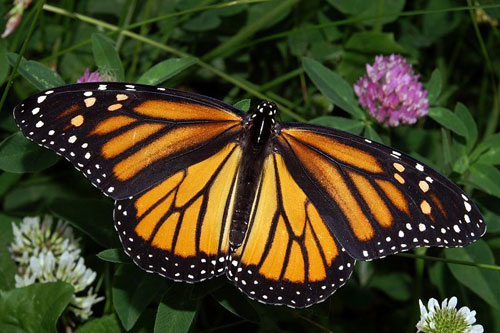
#> input picture MeanshiftSegmentationApplications/Input/Butterfly.jpg, 500 x 333 px, given in place of red.mp4, which was not available
$ python ObjectTracking.py
#> lines starting #> are read from the running program, lines starting #| are printed output that depends on the picture; after the words box and inside, x2 and y2 are one past the last pixel; in counts of white or black regions, pixels touching at a corner belong together; pictures that were not available may be replaced by others from this repository, and a replacement may not be noted
#The backprojection is calculated from the histogram.
#It basically replace every pixel by it’s probability to occur in the image.
#In this example we select a rectangle in the upper left corner of the image, we compute the histogram
#and then apply a backprojection on the whole image to detect others parts of the image which have the same histogram.

import numpy as np
import cv2

cap = cv2.VideoCapture('red.mp4')

# take first frame of the video
ret,frame = cap.read()
#> frame is the input picture: shape (333, 500, 3); mean B, G, R 33.2, 63.3, 66.7

# setup initial location of window
# r,h,c,w - region of image
#           simply hardcoded the values

r,h,c,w = 200,100,300,100

track_window = (c,r,w,h)

# set up the ROI for tracking
roi = frame[r:r+h, c:c+w]
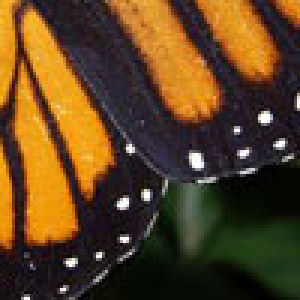
#> roi: shape (100, 100, 3) (shown 3 times larger); mean B, G, R 32.8, 66.9, 93.9
hsv_roi =  cv2.cvtColor(frame, cv2.COLOR_BGR2HSV)
#> hsv_roi: shape (333, 500, 3); mean H, S, V 58.7, 151.4, 77.5
mask = cv2.inRange(hsv_roi, np.array((0., 60.,32.)), np.array((180.,255.,255.)))
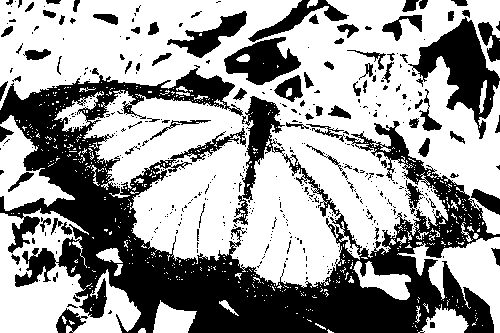
#> mask: shape (333, 500); 61.3% white; 436 black regions (347 under 20 px), largest, box (x1, y1, x2, y2) and area: (0, 65, 500, 333) 47325, (408, 17, 500, 139) 4128, (224, 37, 301, 85) 2037
roi_hist = cv2.calcHist([hsv_roi],[0],mask,[180],[0,180])
#> roi_hist = 180 values, max 5553 at index 50, min 0 at index 78, mean 567.4
cv2.normalize(roi_hist,roi_hist,0,255,cv2.NORM_MINMAX)

# Setup the termination criteria, either 10 iteration or move by at least 1 pt
term_crit = ( cv2.TERM_CRITERIA_EPS | cv2.TERM_CRITERIA_COUNT, 10, 1 )

while(1):
    ret ,frame = cap.read()

    if ret == True:
        hsv = cv2.cvtColor(frame, cv2.COLOR_BGR2HSV)
        dst = cv2.calcBackProject([hsv],[0],roi_hist,[0,180],1)
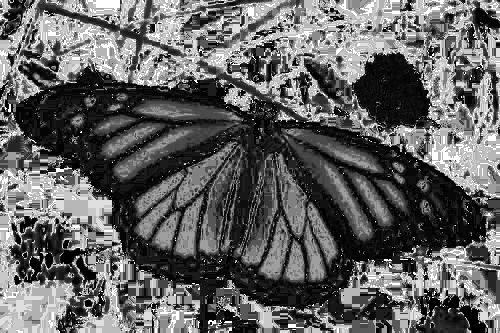
#> dst: shape (333, 500); min 0, max 255, mean 98.5

        # apply meanshift to get the new location
        ret, track_window = cv2.meanShift(dst, track_window, term_crit)
#> ret = 10; track_window = (312, 233, 100, 100)

        # Draw it on image
        x,y,w,h = track_window
#> x = 312; y = 233; w = 100; h = 100
        img2 = cv2.rectangle(frame, (x,y), (x+w,y+h), 255,2)
        cv2.imshow('img2',img2)

        k = cv2.waitKey(60) & 0xff
#> (key Esc is pressed here)
        if k == 27:
            break
        else:
            cv2.imwrite(chr(k)+".jpg",img2)

    else:
        break

cv2.destroyAllWindows()
cap.release()
